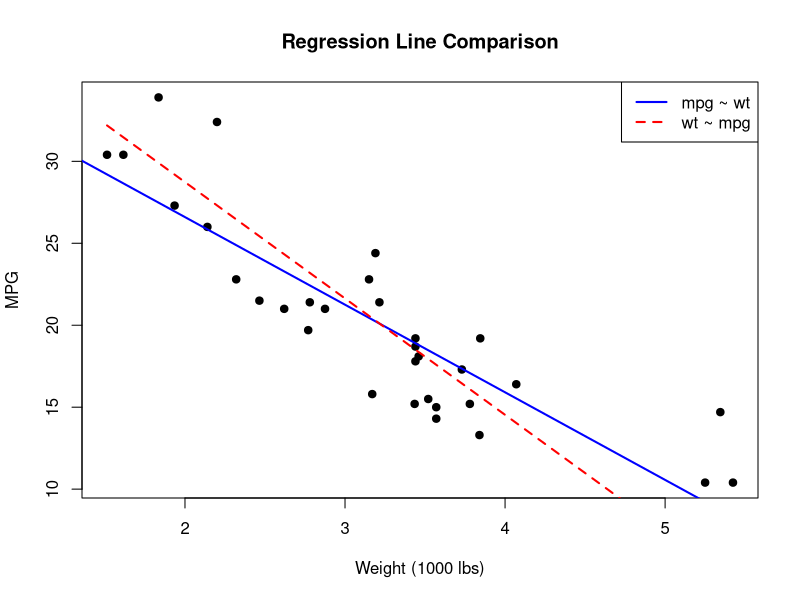

Write R code to recreate this figure.
# 1. Manually define the full mtcars dataset (32 observations)
mpg <- c(21.0, 21.0, 22.8, 21.4, 18.7, 18.1, 14.3, 24.4, 22.8, 19.2, 17.8, 16.4, 
         17.3, 15.2, 10.4, 10.4, 14.7, 32.4, 30.4, 33.9, 21.5, 15.5, 15.2, 13.3, 
         19.2, 27.3, 26.0, 30.4, 15.8, 19.7, 15.0, 21.4)

wt  <- c(2.620, 2.875, 2.320, 3.215, 3.440, 3.460, 3.570, 3.190, 3.150, 3.440, 
         3.440, 4.070, 3.730, 3.780, 5.250, 5.424, 5.345, 2.200, 1.615, 1.835, 
         2.465, 3.520, 3.435, 3.840, 3.845, 1.935, 2.140, 1.513, 3.170, 2.770, 
         3.570, 2.780)

# (a) Fit regression: mpg (dependent) ~ wt (independent)
model_a <- lm(mpg ~ wt)
coef_a <- coef(model_a)

# (b) Fit regression: wt (dependent) ~ mpg (independent)
model_b <- lm(wt ~ mpg)
coef_b <- coef(model_b)

# (c) Plotting both on the same axes
plot(wt, mpg, main="Regression Line Comparison", 
     xlab="Weight (1000 lbs)", ylab="MPG", pch=19)

# Line A (Blue): Directly plot using abline
abline(model_a, col="blue", lwd=2)

# Line B (Red): Rearrange wt = b0 + b1*mpg into mpg = (wt - b0) / b1
# This is necessary because the plot axes are (wt, mpg)
b0 <- coef_b[1]
b1 <- coef_b[2]
curve((x - b0) / b1, add=TRUE, col="red", lwd=2, lty=2)

legend("topright", legend=c("mpg ~ wt", "wt ~ mpg"), 
       col=c("blue", "red"), lwd=2, lty=c(1,2))

# (d) Interpretations
print(paste("Slope A (mpg ~ wt):", round(coef_a[2], 3)))
print(paste("Slope B (wt ~ mpg):", round(coef_b[2], 3)))
